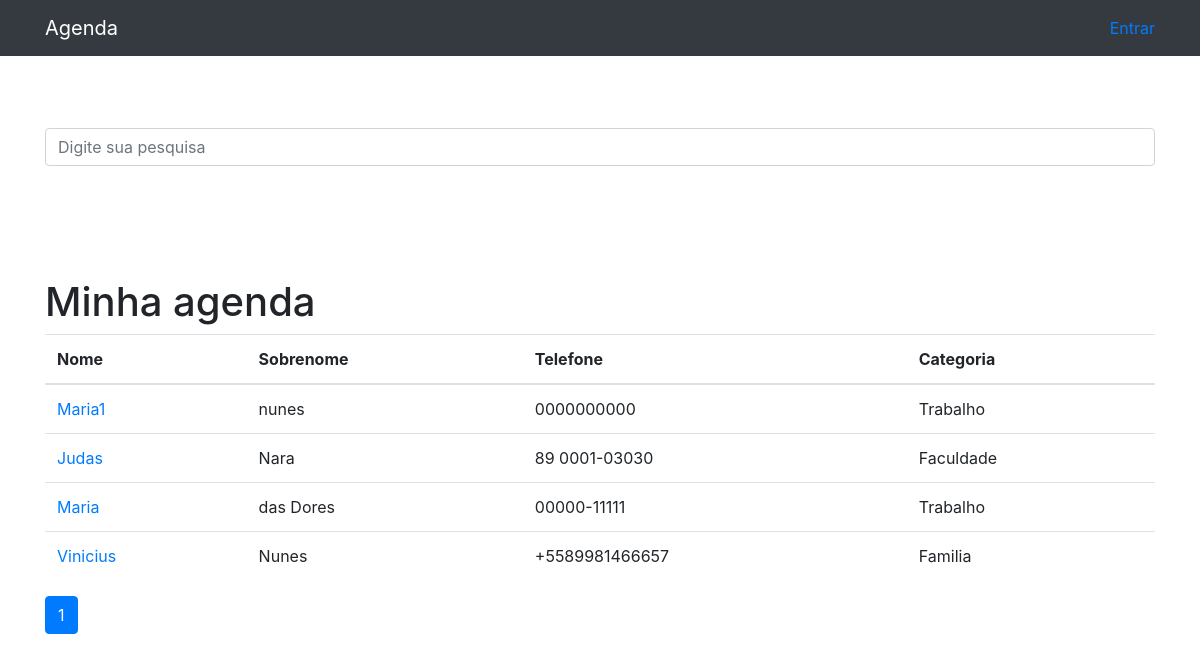
/, run on an earlier commit of the app's database.
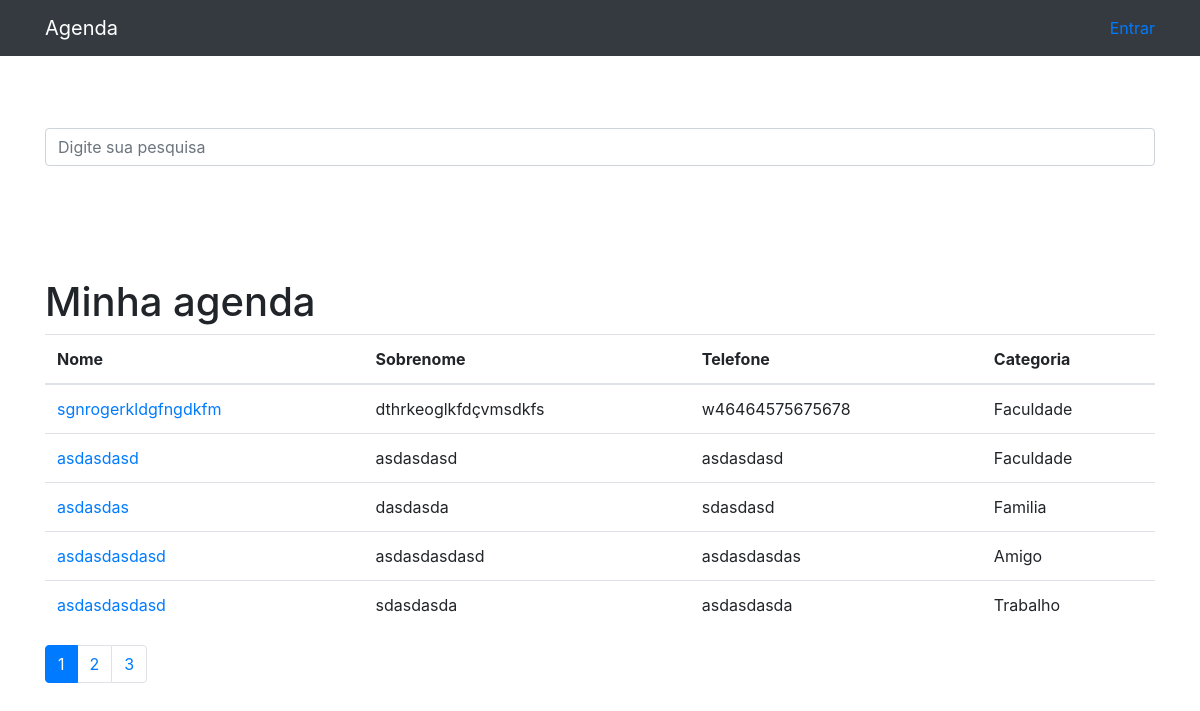
And on a later commit of the database.
### contatos/models.py (models this page shows, shortened)
class Contato(models.Model):
    nome = models.CharField(max_length=255)
    sobrenome = models.CharField(max_length=255, blank=True) # sobrenome é opcional
    telefone = models.CharField(max_length=255)
    email = models.CharField(max_length=255, blank=True)
    data_criacao = models.DateTimeField(default=timezone.now)
    descricao = models.TextField(blank=True)
    categoria = models.ForeignKey(Categoria, on_delete=models.DO_NOTHING)# relação entre as tabelas categoria e contato
    mostrar = models.BooleanField(default=True)

class Categoria(models.Model): # classe categoria de telefones
    nome = models.CharField(max_length=255)
    def __str__(self) -> str:
        return self.nome

### contatos/views.py (the view)
# urls.py: path('', views.index, name='index'),
def index(request):
    contato = Contato.objects.order_by('-id').filter(mostrar =True) #order_by('-id')ordena os dados de pelo id de forma decrescente, filter(mostrar = True) retorna somente os dados com os campos marcados como mostrar
    paginas = Paginator(contato, 5)
    page = request.GET.get('p')
    contato = paginas.get_page(page)
    return render(request, 'contatos/index.html', {
        'cont': contato
    })

### contatos/templates/contatos/index.html
{% extends 'base.html'%}
{%block conteudo%}
    <h1 class="mt-5">Minha agenda</h1>
    <table class="table">
    <thead>
        <tr>
            <th>Nome</th>
            <th>Sobrenome</th>
            <th>Telefone</th>
            <th>Categoria</th>
        </tr>
    </thead>
    <tbody>
        {% for contato in cont %}
                <tr>
                    <td>
                        <a href="{% url 'ver_contato' contato.id %}">{{contato.nome}}</a>
                    </td>
                    <td>{{contato.sobrenome}}</td>
                    <td>{{contato.telefone}}</td>
                    <td>{{contato.categoria}}</td>
                </tr>
        {% endfor %}
    </tbody>
    </table>
    <nav aria-label="Page navigation example">
        <ul class="pagination">
            {% for paginas in cont.paginator.page_range %}
                {% if cont.number == paginas %}
                    <li class="page-item active">
                        <a class="page-link" href="?p={{ paginas }}">{{ paginas }}</a>
                    </li>
                {% else %}
                    <li class="page-item ">
                        <a class="page-link" href="?p={{ paginas }}">{{ paginas }}</a>
                    </li>
                {% endif%}
            {% endfor %}
        </ul>
      </nav>
{%endblock%}

### templates/base.html (shortened to what this page needs)
{% load static %}
<!DOCTYPE html>
<html lang="pt">
<head>
  <link href="{% static 'vendor/bootstrap/css/bootstrap.min.css'%}" rel="stylesheet">
</head>
<body>
  <nav class="navbar navbar-expand-lg navbar-dark bg-dark static-top">
    <div class="container">
      <a class="navbar-brand" href="{%url 'index'%}">Agenda</a>
      {% if not  user.is_authenticated %}
          <a href="{% url 'login'%}">Entrar</a>
      {% else %}
          <a href="{% url 'logout'%}">Sair</a>
      {% endif %}
    </div>
  </nav>
  <div class="container">
    <div class="row">
      <div class="col-12">
        <br><br><br>
        {% if 'accounts' not in request.path %}
          <form action="{% url 'busca' %}" method="get" >
            <div class="form-group row ">
              <div class="col-12">
                <input class="form-control" type="search" name="termo" value="{{ request.GET.busca}}" id="search-input" placeholder="Digite sua pesquisa">
              </div>
            </div>
          </form>
          <br> <br>
        {% endif%}
        {%block conteudo%}{%endblock%}
      </div>
    </div>
  </div>
</body>
</html>

What changed in the data, as far as the page shows it:
no longer on this page (row unchanged): Contato: nome "Maria1", sobrenome "nunes", telefone "0000000000", categoria "Trabalho"
no longer on this page (row unchanged): Contato: nome "Judas", sobrenome "Nara", telefone "89 0001-03030", categoria "Faculdade"
no longer on this page (row edited): Contato: nome "Maria", sobrenome "das Dores", telefone "00000-11111", categoria "Trabalho"
no longer on this page (row unchanged): Contato: nome "Vinicius", sobrenome "Nunes", telefone "+5589981466657", categoria "Familia"
added Contato: nome "sgnrogerkldgfngdkfm", sobrenome "dthrkeoglkfdçvmsdkfs", telefone "w46464575675678", categoria "Faculdade"
added Contato: nome "asdasdasd", sobrenome "asdasdasd", telefone "asdasdasd", categoria "Faculdade"
added Contato: nome "asdasdas", sobrenome "dasdasda", telefone "sdasdasd", categoria "Familia"
added Contato: nome "asdasdasdasd", sobrenome "asdasdasdasd", telefone "asdasdasdas", categoria "Amigo"
added Contato: nome "asdasdasdasd", sobrenome "sdasdasda", telefone "asdasdasda", categoria "Trabalho"
Also different on the page:
new list line: "2"
new list line: "3"
